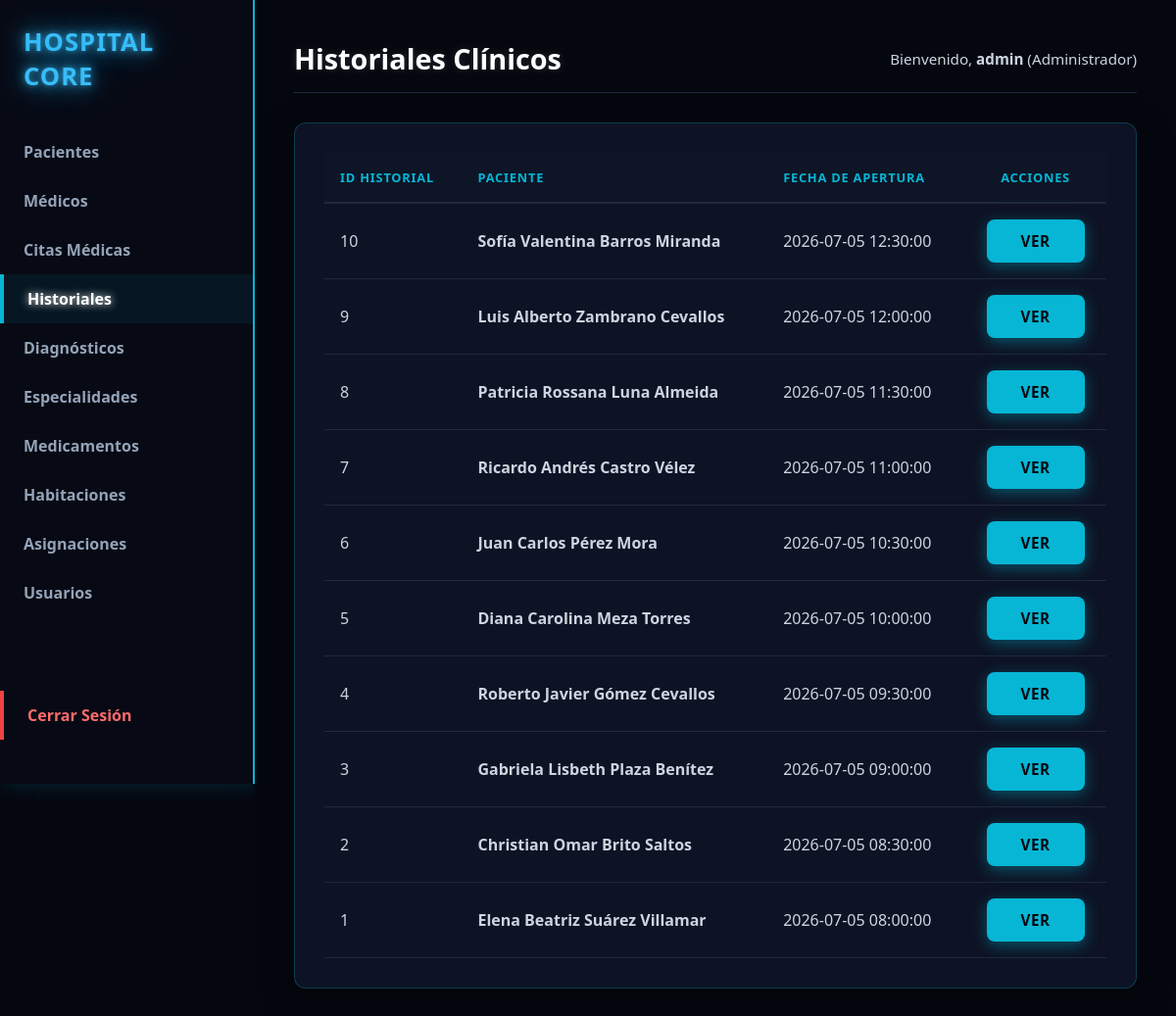
The app's page /index.php?url=historiales (signed in) with its own data.
### tables this page shows
CREATE TABLE historiales_clinicos (
    id INT AUTO_INCREMENT PRIMARY KEY,
    id_paciente INT UNIQUE,
    fecha_creacion TIMESTAMP DEFAULT CURRENT_TIMESTAMP,
    FOREIGN KEY (id_paciente) REFERENCES pacientes(id)
);

### app/Controllers/HistorialController.php (called while the page is built, shortened)
<?php
class HistorialController {
    private $db;
    public function __construct() {
        $database = new Database();
        $this->db = $database->getConnection();
    }
    public function index() {
        try {
            $query = "SELECT
                        h.id,
                        h.id_paciente,
                        h.fecha_creacion,
                        CONCAT(p.nombre, ' ', p.apellido) AS paciente,
                        p.cedula
                      FROM historiales_clinicos h
                      INNER JOIN pacientes p ON h.id_paciente = p.id
                      ORDER BY h.id DESC";
            $stmt = $this->db->prepare($query);
            $stmt->execute();
            $historiales = $stmt->fetchAll(PDO::FETCH_ASSOC);
        } catch (PDOException $e) {
            $historiales = [];
        }
        require_once __DIR__ . '/../Views/shared/layout.php';
    }
}

### app/config/Database.php (called while the page is built)
<?php
class Database {
    private static $host;
    private static $port;
    private static $db_name;
    private static $username;
    private static $password;
    private static $conn = null;
    public static function getConnection() {
        if (self::$conn === null) {
            $dbUrl = getenv('DATABASE_URL');
            if ($dbUrl) {
                $urlParts = parse_url($dbUrl);
                self::$host = $urlParts['host'] ?? '127.0.0.1';
                self::$port = $urlParts['port'] ?? '3306';
                self::$username = $urlParts['user'] ?? 'root';
                self::$password = $urlParts['pass'] ?? '';
                self::$db_name = isset($urlParts['path']) ? ltrim($urlParts['path'], '/') : 'sistema_hospitalario';
            } else {
                self::$host = getenv('DB_HOST') ?: '127.0.0.1';
                self::$port = getenv('DB_PORT') ?: '3306';
                self::$db_name = getenv('DB_NAME') ?: 'sistema_hospitalario';
                self::$username = getenv('DB_USERNAME') ?: 'root';
                self::$password = getenv('DB_PASSWORD') ?: '';
            }
            try {
                self::$conn = new PDO(
                    "mysql:host=" . self::$host . ";port=" . self::$port . ";dbname=" . self::$db_name . ";charset=utf8",
                    self::$username,
                    self::$password
                );
                self::$conn->setAttribute(PDO::ATTR_ERRMODE, PDO::ERRMODE_EXCEPTION);
            } catch (PDOException $exception) {
                die("Error de conexión en la base de datos: " . $exception->getMessage());
            }
        }
        return self::$conn;
    }
}

### app/Views/historiales/index.php (the view, shortened to what this page needs)
<?php
$historiales = $historiales ?? [];
?>
<div class="table-container">
    <table class="custom-table">
        <thead>
            <tr>
                <th>ID HISTORIAL</th>
                <th>PACIENTE</th>
                <th>FECHA DE APERTURA</th>
                <th class="text-center">ACCIONES</th>
            </tr>
        </thead>
        <tbody>
            <?php if (!empty($historiales)): ?>
                <?php foreach ($historiales as $historial): ?>
                    <tr>
                        <td><?= htmlspecialchars($historial['id']); ?></td>
                        <td><strong><?= htmlspecialchars($historial['paciente']); ?></strong></td>
                        <td><?= htmlspecialchars($historial['fecha_creacion']); ?></td>
                        <td class="text-center">
                            <div class="actions-flex unique-actions-center">
                                <a href="index.php?url=historiales/ver&id=<?= $historial['id']; ?>" class="btn-action btn-info">VER</a>
                            </div>
                        </td>
                    </tr>
                <?php endforeach; ?>
            <?php endif; ?>
        </tbody>
    </table>
</div>

### public/css/style.css (style rules this page uses)
* { margin: 0; padding: 0; box-sizing: border-box; font-family: 'Segoe UI', -apple-system, BlinkMacSystemFont, Roboto, sans-serif; }
body { background-color: #05070f !important; color: #e2e8f0; min-height: 100vh; }
.table-container, .form-container { background: rgba(15, 23, 42, 0.8); border: 1px solid rgba(6, 182, 212, 0.25); border-radius: 12px; padding: 30px; box-shadow: 0 8px 32px rgba(0, 0, 0, 0.5); transition: all 0.3s ease; }
table { width: 100%; border-collapse: collapse; text-align: left; }
th { background-color: #0d1527; color: #06b6d4; padding: 16px; font-weight: 700; text-transform: uppercase; font-size: 0.8rem; letter-spacing: 0.8px; border-bottom: 2px solid #1e293b; }
td { padding: 16px; border-bottom: 1px solid #1e293b; color: #cbd5e1; }
.btn-action { display: inline-block; padding: 12px 22px; font-size: 0.95rem; border-radius: 8px; font-weight: 700; text-decoration: none; text-transform: uppercase; letter-spacing: 0.5px; border: none; cursor: pointer; transition: all 0.3s ease; }
.btn-info { background-color: #3b82f6 !important; color: #ffffff !important; padding: 12px 20px !important; font-size: 0.95rem !important; }
.actions-flex { display: flex; flex-direction: row; justify-content: flex-start; align-items: center; gap: 8px; white-space: nowrap; }
.text-center { text-align: center; }
.unique-actions-center { justify-content: center !important; }
.btn-action { display: inline-block !important; padding: 12px 22px !important; font-size: 0.95rem !important; border-radius: 8px !important; font-weight: 700 !important; text-transform: uppercase !important; letter-spacing: 0.5px !important; text-decoration: none !important; cursor: pointer !important; transition: all 0.3s ease !important; text-align: center !important; min-width: 100px; }
.btn-info { background-color: #06b6d4 !important; color: #05070f !important; box-shadow: 0 4px 15px rgba(6, 182, 212, 0.4) !important; }

### records on screen
historiales_clinicos: id "10", paciente "Sofía Valentina Barros Miranda", fecha_creacion "2026-07-05 12:30:00"
historiales_clinicos: id "9", paciente "Luis Alberto Zambrano Cevallos", fecha_creacion "2026-07-05 12:00:00"
historiales_clinicos: id "8", paciente "Patricia Rossana Luna Almeida", fecha_creacion "2026-07-05 11:30:00"
historiales_clinicos: id "7", paciente "Ricardo Andrés Castro Vélez", fecha_creacion "2026-07-05 11:00:00"
historiales_clinicos: id "6", paciente "Juan Carlos Pérez Mora", fecha_creacion "2026-07-05 10:30:00"
historiales_clinicos: id "5", paciente "Diana Carolina Meza Torres", fecha_creacion "2026-07-05 10:00:00"
historiales_clinicos: id "4", paciente "Roberto Javier Gómez Cevallos", fecha_creacion "2026-07-05 09:30:00"
historiales_clinicos: id "3", paciente "Gabriela Lisbeth Plaza Benítez", fecha_creacion "2026-07-05 09:00:00"
historiales_clinicos: id "2", paciente "Christian Omar Brito Saltos", fecha_creacion "2026-07-05 08:30:00"
historiales_clinicos: id "1", paciente "Elena Beatriz Suárez Villamar", fecha_creacion "2026-07-05 08:00:00"

### other values on screen
$pageTitle "Historiales Clínicos"
$_SESSION['usuario'] "admin"
$_SESSION['rol'] "Administrador"
